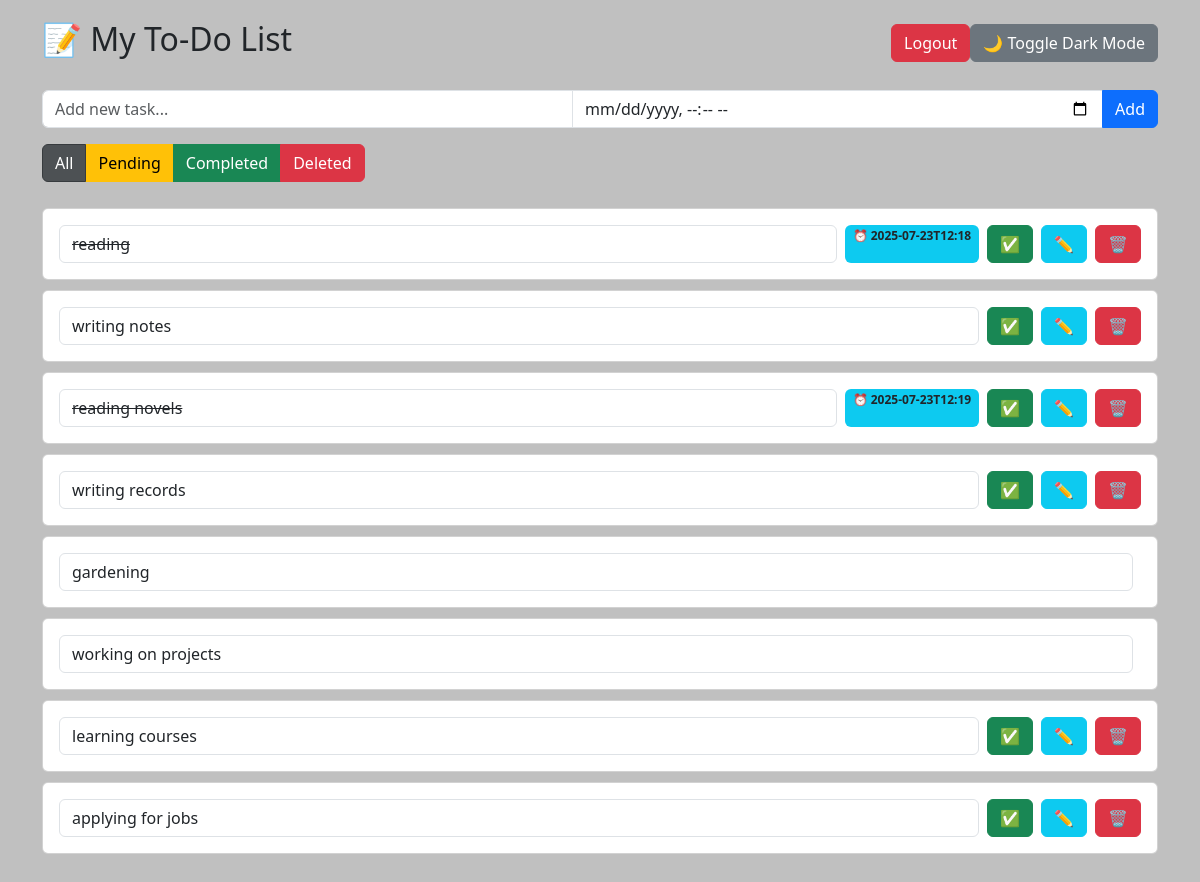
Page /?filter=all (signed in) on the committed database.
### tables this page shows
CREATE TABLE todos (
                id INTEGER PRIMARY KEY AUTOINCREMENT,
                user_id INTEGER,
                text TEXT NOT NULL,
                status TEXT DEFAULT 'pending',
                deadline TEXT,
                position INTEGER,
                created_at TEXT DEFAULT CURRENT_TIMESTAMP,
                FOREIGN KEY (user_id) REFERENCES users(id)
            );

### app.py (the view)
@app.route('/')
def index():
    if 'user_id' not in session:
        return redirect(url_for('login'))
    filter_status = request.args.get('filter', 'pending')
    with sqlite3.connect(DATABASE) as conn:
        conn.row_factory = sqlite3.Row  # ✅ Convert tuples to dict-like rows
        cursor = conn.cursor()
        if filter_status == 'all':
            tasks = cursor.execute(
                "SELECT * FROM todos WHERE user_id = ? ORDER BY position",
                (session['user_id'],)
            ).fetchall()
        else:
            tasks = cursor.execute(
                "SELECT * FROM todos WHERE user_id = ? AND status = ? ORDER BY position",
                (session['user_id'], filter_status)
            ).fetchall()
    return render_template('index.html', tasks=tasks, current_filter=filter_status)

### templates/index.html (shortened to what this page needs)
<!DOCTYPE html>
<html lang="en">
<head>
    <link href="https://cdn.jsdelivr.net/npm/bootstrap@5.3.0/dist/css/bootstrap.min.css" rel="stylesheet" />
</head>
<body>
    <div class="container">
        <div class="d-flex justify-content-between align-items-center mb-4">
            <h2 class="text-center">📝 My To-Do List</h2>
            <div>
                <button class="btn btn-secondary dark-toggle" onclick="toggleDarkMode()">🌙 Toggle Dark Mode</button>
                <a href="/logout" class="btn btn-danger ms-2">Logout</a>
            </div>
        </div>
        <form method="POST" action="/add" class="input-group mb-3">
            <input type="text" name="text" class="form-control" placeholder="Add new task..." required />
            <input type="datetime-local" name="deadline" class="form-control" />
            <button type="submit" class="btn btn-primary">Add</button>
        </form>
        <div class="btn-group mb-3">
            <a href="/?filter=all" class="btn btn-dark {% if current_filter == 'all' %}active{% endif %}">All</a>
            <a href="/?filter=pending" class="btn btn-warning {% if current_filter == 'pending' %}active{% endif %}">Pending</a>
            <a href="/?filter=completed" class="btn btn-success {% if current_filter == 'completed' %}active{% endif %}">Completed</a>
            <a href="/?filter=deleted" class="btn btn-danger {% if current_filter == 'deleted' %}active{% endif %}">Deleted</a>
        </div>
        <div id="task-list">
            {% for todo in tasks %}
            <div class="card" data-id="{{ todo['id'] }}" draggable="true">
                <div class="card-body d-flex justify-content-between align-items-center">
                    <form method="POST" action="/edit/{{ todo['id'] }}" class="d-flex w-100">
                        {% if todo['status'] == 'completed' %}
                        <input
                            class="form-control me-2"
                            name="edited_task"
                            value="{{ todo['text'] }}"
                            readonly
                            style="text-decoration: line-through;"
                        />
                        {% else %}
                        <input class="form-control me-2" name="edited_task" value="{{ todo['text'] }}" />
                        {% endif %}
                        {% if todo['deadline'] %}
                        <span class="badge bg-info text-dark me-2">⏰ {{ todo['deadline'] }}</span>
                        {% endif %}
                        {% if todo['status'] != 'deleted' %}
                        <a href="/complete/{{ todo['id'] }}" class="btn btn-success me-2">✅</a>
                        <button class="btn btn-info me-2" type="submit">✏️</button>
                        <a href="/delete/{{ todo['id'] }}" class="btn btn-danger">🗑️</a>
                        {% endif %}
                    </form>
                </div>
            </div>
            {% endfor %}
        </div>
    </div>
</body>
</html>

### templates/index.html (style rules this page uses)
body { background-color: silver; padding: 20px; transition: background-color 0.3s, color 0.3s; }
.card { margin: 10px 0; cursor: grab; }
.dark-toggle { float: right; }

### rows in the picture
todos: edited_task "reading", deadline "2025-07-23T12:18"
todos: edited_task "writing notes"
todos: edited_task "reading novels", deadline "2025-07-23T12:19"
todos: edited_task "writing records"
todos: edited_task "gardening"
todos: edited_task "working on projects"
todos: edited_task "learning courses"
todos: edited_task "applying for jobs"
